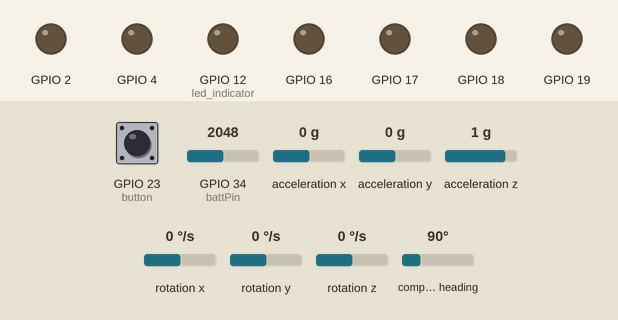
Recording of a sketch running on a simulated ESP32. On the bench: output pins drawn as LEDs (lit = HIGH). The inputs (shaded band) are chosen by the test bench; at power-on: GPIO 23 (button) HIGH, GPIO 34 (battPin) = 2048, acceleration x 0 g, acceleration y 0 g, acceleration z 1 g, rotation x 0 °/s, rotation y 0 °/s, rotation z 0 °/s, compass heading 90°. WiFi joins after 1.5 s; servers stay silent unless stated; random numbers use the default seed unless the sketch sets one; no MQTT or app messages arrive unless stated; what the sketch prints to the serial monitor is not drawn.

Above: at 2.7 s.
2.8 s: GPIO 23 (button) pulled LOW for 0.15 s
At 2.87 s:
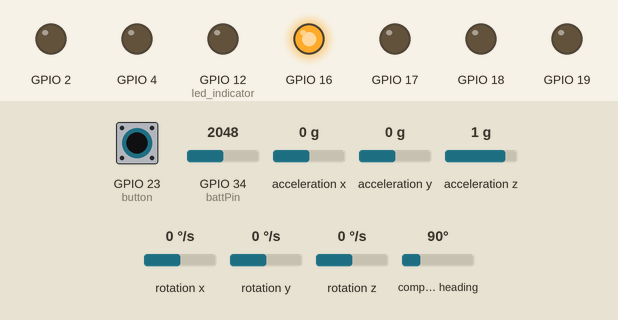
4.4 s: GPIO 23 (button) pulled LOW for 3.2 s
At 9.0 s:
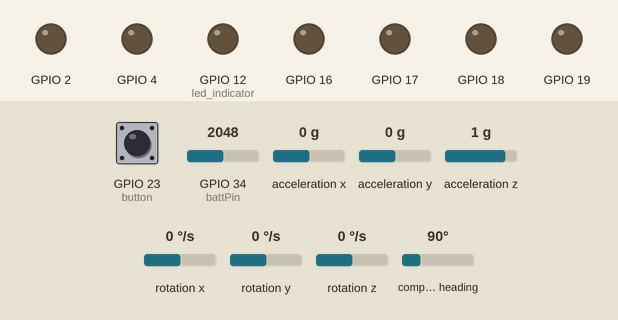
Timing chart, 0 to 10.5 s (numbered marks = the images above; inputs shaded):
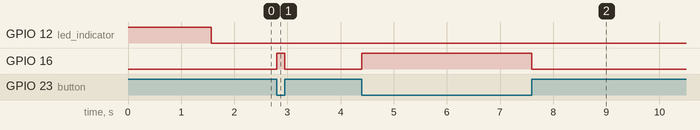

The sketch:

GetData2.ino
```cpp
//libraries
#include <MPU9250_asukiaaa.h>
#include <WiFi.h>
#include <PubSubClient.h>

#define _ESP32_HAL_I2C_H_   //define to enable the i2c pines
#define wifi_casa   //enabling the set ups of wifi
#define HR_node1 //wrist
//#define HR_node2 //upper arm

//#define wifi_lab

/**********PRe-processor variables*****************/
//variables for wifi
#ifdef wifi_casa
  const char* ssid = "jicamarca";
  const char* password = "radioobservatory";
  const char* mqtt_server = "test.mosquitto.org";
  //const char* mqtt_server = "192.168.0.7";
#endif

#ifdef wifi_lab
  const char* ssid = "LAB.ING.BIOMEDICA";
  const char* password = "MicroRobotica19";
  const char* mqtt_server = "test.mosquitto.org";
#endif

//variables for i2c-mpu9250
#ifdef _ESP32_HAL_I2C_H_
  #define SDA_PIN 21
  #define SCL_PIN 22
#endif

#ifdef HR_node1
  #define topic_hr "HR_node1"
#endif

#ifdef HR_node2
  #define topic_hr "HR_node2"
#endif
/*************Generals variables****************/
int battPin=34;
int led_indicator=12;
int size_gpio_leds=6;
int gpio_leds[6]={16,4,19,18,2,17};
int button=23;
uint8_t sensorId;
//variables for external interruption
bool fpress=true;
//variables for mpu9250
struct HRaccel{
  float x;
  float y;
  float z;
};

HRaccel m_accel;

struct HRgyros{
  float x;
  float y;
  float z;
};
HRgyros m_gyros;

/****definition of functions***********/
void confGPIO(int *pines, int size_i, boolean test=false);
float readBattery(int pin);
void clear_led(int *pin);
void plot_led(int *pin, byte val);
void led_plot_Battery();
void readAccel();
void readGyros();
void readMag();
void ypr(long dt);
void formatMessage(float ax, float ay, float az, float gx, float gy, float gz);
/**************************************/

/******Config especific variables for wifi*********/
WiFiClient espClient;
PubSubClient client(espClient);
long lastMsg = 0;
char msg[50];
int value = 0;
char msg_sms[200]="";

/******Config especific variables for mpu9250*********/
MPU9250_asukiaaa mySensor;
float aX, aY, aZ, aSqrt, gX, gY, gZ, mDirection, mX, mY, mZ;
int precBtn1 = HIGH;
double roll , pitch, yaw;
long pre_ts = 0;

float phi = 0;
float theta = 0;
float psi = 0;
float phi_n_1, theta_n_1, psi_n_1;
float phi_dot, theta_dot, psi_dot, phi_quat;
long gyro_x_cal, gyro_y_cal, gyro_z_cal;
float Q[4] = {1, 0, 0, 0} ;

float Q_dot [4] ;
float Q_pre [4] = {1, 0, 0, 0}  ;

long filtered_roll, filtered_pitch, filtered_yaw;
/***********External interruption***********/
void IRAM_ATTR isr(){
  //yield();
  //delay(100);
  if(fpress){
    led_plot_Battery(gpio_leds);

  }else{
    clear_led(gpio_leds);
  }
  fpress = not(fpress);
}
/***********************************************/

void setup() {
  //config serial
  Serial.begin(38400);
  while(!Serial);

  //config button-indictor leds
  pinMode(button, INPUT_PULLUP);//config for the button
  pinMode(led_indicator,OUTPUT);
  digitalWrite(led_indicator, 1);
  attachInterrupt(button, isr, CHANGE);

  //config gpio-indictor leds
  confGPIO(gpio_leds, size_gpio_leds);//the config of the leds
  //led_plot_Battery(gpio_leds);

  Serial.println("started");
  //enabling wifi
  setup_wifi();
  client.setServer(mqtt_server, 1883);
  client.setCallback(callback);

  //enabling mpu9250 module
  #ifdef _ESP32_HAL_I2C_H_ // For ESP32
    Wire.begin(SDA_PIN, SCL_PIN);
    mySensor.setWire(&Wire);
  #endif
  mySensor.beginAccel();
  mySensor.beginGyro();
  mySensor.beginMag();

  // You can set your own offset for mag values
  // mySensor.magXOffset = -50;
  // mySensor.magYOffset = -55;
  // mySensor.magZOffset = -10;
  pre_ts = millis();
}

void loop() {

  if (!client.connected()) {
    reconnect();
    Serial.print("START");
    Serial.print("ID sensor detected as?: ");
    Serial.println(mySensor.readId(&sensorId) == 0);
    digitalWrite(led_indicator,0);
  }
  client.loop();

  long now = millis();
  if (now - lastMsg > 50) {
    lastMsg = now;
    if(!mySensor.readId(&sensorId)){// && mySensor.accelUpdate() == 0 && mySensor.gyroUpdate() == 0){
      readAccel();
      readGyros();
      readMag();
      ypr(millis() -pre_ts);
      pre_ts = millis();
      //formatMessage(m_gyros.x, m_gyros.y, m_gyros.z, m_accel.x,m_accel.y,m_accel.z);//set the values in msg_sms
      //snprintf(msg_sms,200,"{'giros': [%f, %f,%f ], 'accel':[%f, %f, %f ]}", m_gyros.x, m_gyros.y, m_gyros.z, m_accel.x,m_accel.y,m_accel.z);
      snprintf(msg_sms,200,"{'angles': [%d, %d,%d ]}", filtered_roll, filtered_pitch, filtered_yaw);

      client.publish(topic_hr, msg_sms);
        //client.publish("MPU1", msg_sms);
    }
  }
}//fin de loop

/**************************************************/
/***************functions area********************/
/**************************************************/

/******************wifi functions**************/
void setup_wifi() {

  delay(10);
  // We start by connecting to a WiFi network
  Serial.println();
  Serial.print("Connecting to ");
  Serial.println(ssid);

  WiFi.begin(ssid, password);

  while (WiFi.status() != WL_CONNECTED) {
    delay(500);
    Serial.print(".");
  }

  randomSeed(micros());

  Serial.println("");
  Serial.println("WiFi connected");
  Serial.println("IP address: ");
  Serial.println(WiFi.localIP());
}

void callback(char* topic, byte* payload, unsigned int length) {
  Serial.print("Message arrived [");
  Serial.print(topic);
  Serial.print("] ");
  for (int i = 0; i < length; i++) {
    Serial.print((char)payload[i]);
  }
  Serial.println();

  // Switch on the LED if an 1 was received as first character
  if ((char)payload[0] == '1') {
  //  digitalWrite(BUILTIN_LED, LOW);   // Turn the LED on (Note that LOW is the voltage level
    // but actually the LED is on; this is because
    // it is active low on the ESP-01)
  } else {
    //digitalWrite(BUILTIN_LED, HIGH);  // Turn the LED off by making the voltage HIGH
  }

}

void reconnect() {
  // Loop until we're reconnected
  while (!client.connected()) {
    Serial.print("Attempting MQTT connection...");
    // Create a random client ID
    String clientId = "ESP8266Client-";
    clientId += String(random(0xffff), HEX);
    // Attempt to connect
    if (client.connect(clientId.c_str())) {
      Serial.println("connected");
      // Once connected, publish an announcement...
      //client.publish("outTopic", "hello world");
      // ... and resubscribe
      //client.subscribe("inTopic");
    } else {
      digitalWrite(led_indicator,1);
      Serial.print("failed, rc=");
      Serial.print(client.state());
      Serial.println(" try again in 5 seconds");
      // Wait 5 seconds before retrying
      delay(5000);
    }
  }
}

/**************function button*************************/
//currently, it doesn't have an use
void startBatch()
{
  Serial.println("STARTING BATCH");
}

// Sends the closed batch signal
void closeBatch()
{
  Serial.println("CLOSING BATCH");
}

void confGPIO(int *pines, int size_i, boolean test){
  for(int i=0;i<size_i;i++){
    pinMode(pines[i],OUTPUT);
  }

  if(test){
    boolean change=true;
    int rep=4;

    //first for
    for(int j=0;j<rep; j++){
        for (int i=0;i<size_i;i++){
          digitalWrite(pines[i],change);
        }
        delay(500);
        change=not(change);

        for (int i=0;i<size_i;i++){
          digitalWrite(pines[i],change);
        }
        delay(500);
        change=not(change);
    }

    //second for
    for(int j=0;j<rep; j++){
        for (int i=0;i<size_i;i++){
          digitalWrite(pines[i],1);
          delay(500);
          digitalWrite(pines[i],0);
        }
    }

  }
}
/*************led-button functions*********/
float readBattery(int pin){
  float bat=0;
  bat = analogRead(pin)*3.3/4096.0;//0-4096

  return bat;
}

void clear_led(int *pin){
  //val = 0b001110;
  for(int i=0;i<size_gpio_leds;i++){
    digitalWrite(pin[i],0);
  }
}

void plot_led(int *pin, byte val){
  //val = 0b001110;
  clear_led(pin);

  for(int i=0;i<size_gpio_leds;i++){
    digitalWrite(pin[i],(val&(0b000001<<i))>>i);
  }
}

void led_plot_Battery(int *pin){
  float lectbat = readBattery(battPin);
  if(lectbat > 3.2){
    //111111
    plot_led(pin, 0b111111);
    //plot_led(pin, 0b001111);
    //plot_led(pin, 0b000111);
  }else if(3.1<lectbat && lectbat<=3.2) {
    //001111
    plot_led(pin, 0b001111);
  }else if(2.6<lectbat && lectbat<=3.1){
    //000111
    plot_led(pin, 0b000111);
  }else{
    //000001
    plot_led(pin, 0b000001);
  }
}

/*********functions to read the values of mpu***/
void readAccel(){
  if (mySensor.accelUpdate() == 0) {
    //mySensor.accelUpdate();
    aX = mySensor.accelX();
    aY = mySensor.accelY();
    aZ = mySensor.accelZ();
    aSqrt = mySensor.accelSqrt();

    aX = aX/aSqrt;
    aY = aY/aSqrt;
    aZ = aZ/aSqrt;

/*
    Serial.print(" ");
    Serial.print(aX);
    Serial.print(" ");
    Serial.print(aY);
    Serial.print(" ");
    Serial.print(aZ);
*/
    m_accel.x=aX;
    m_accel.y=aY;
    m_accel.z=aZ;
  }
}

void readGyros(){
  if (mySensor.gyroUpdate() == 0) {
//    mySensor.gyroUpdate();

    gX = mySensor.gyroX()/57.3;
    gY = mySensor.gyroY()/57.3;
    gZ = mySensor.gyroZ()/57.3;
/*
    gX = mySensor.gyroX();
    gY = mySensor.gyroY();
    gZ = mySensor.gyroZ();
*/
    //float   nmag = sqrt(magX * magX + magY * magY + magZ * magZ);
/*
    Serial.print(" ");
    Serial.print(gX);
    Serial.print(" ");
    Serial.print(gY);
    Serial.print(" ");
    Serial.print(gZ);
    Serial.println(" END");
*/
    m_gyros.x=gX;
    m_gyros.y=gY;
    m_gyros.z=gZ;
  }
}


void readMag(){
  if (mySensor.magUpdate() == 0) {
    mX = mySensor.magX();
    mY = mySensor.magY();
    mZ = mySensor.magZ();
    mDirection = mySensor.magHorizDirection();

    float   nmag = sqrt(mX * mX + mY * mY + mZ * mZ);

    mX = mX / nmag;
    mY = mY / nmag;
    mZ = mZ / nmag;

    //Serial.println("magX: " + String(mX));
    //Serial.println("maxY: " + String(mY));
    //Serial.println("magZ: " + String(mZ));
    //Serial.println("horizontal direction: " + String(mDirection));
  }

}

void ypr(long dt){
  //Euler angle from accel

 pitch = atan2 (aY , ( sqrt ((aX * aX) + (aZ * aZ))));
 roll = atan2(-aX , ( sqrt((aY * aY) + (aZ * aZ))));


 // yaw from mag
 float Yh = (mY * cos(roll)) + (mZ * sin(roll));
 float Xh = (mX * cos(pitch)) + (mY * sin(roll) * sin(pitch)) + (mZ * cos(roll) * sin(pitch));

 yaw =  atan2(Yh, Xh);


 roll =  (0.98 * (roll + gX * dt / 1000.0f) + 0.02 * (aX)) * 57.3;
 pitch = (0.98 * (pitch + gY * dt / 1000.0f) + 0.02 * (aY)) * 57.3;
 yaw =   ((yaw + gZ * dt / 1000.0f) + 0.02 * (mZ)) * 57.3;
/*
 Serial.print("90, ");
 Serial.print(roll);
 Serial.print(",");
 Serial.print(pitch);
 Serial.print(",");
 Serial.print(yaw);
 Serial.println(", -90");
 */
 /*

   phi_quat = (0.98 * (phi_quat + gX * dt / 1000.0f) + 0.02 * (aX)) * 57.3;
   theta_quat = (0.98 * (theta_quat + gY * dt / 1000.0f) + 0.02 * (aY)) * 57.3;
   psi_quat = (0.98 * (psi_quat + gZ * dt / 1000.0f) + 0.02 * (mZ)) * 57.3;

 */

  // quaternions

  Q_dot[0] = -0.5 * ( (gX * Q_pre[1]) + (gY * Q_pre[2]) + (Q_pre[3] * gZ));
  Q_dot[1] = 0.5 * ( (gX * Q_pre[0]) + (gZ * Q_pre[2]) - (Q_pre[3] * gY));
  Q_dot[2] = 0.5 * ( (gY * Q_pre[0]) - (gZ * Q_pre[1]) + (Q_pre[3] * gX));
  Q_dot[3] = 0.5 * ( (gZ * Q_pre[0]) + (gY * Q_pre[1]) - (Q_pre[2] * gX));

  Q[0] = Q_pre[0] + (Q_dot[0] * dt / 1000.0);
  Q_pre[0] = Q[0];
  Q[1] = Q_pre[1] + (Q_dot[1] * dt / 1000.0);
  Q_pre[1] = Q[1];
  Q[2] = Q_pre[2] + (Q_dot[2] * dt / 1000.0);
  Q_pre[2] = Q[2];
  Q[3] = Q_pre[3] + (Q_dot[3] * dt / 1000.0);
  Q_pre[3] = Q[3];

  double n = (sqrt((Q[0] * Q[0]) + (Q[1] * Q[1]) + (Q[2] * Q[2]) + (Q[3] * Q[3])));
  float Q0 = Q[0] / n;
  float Q1 = Q[1] / n;
  float Q2 = Q[2] / n;
  float Q3 = Q[3] / n;

  phi_quat = atan2 (2 * ((Q0 * Q1) + (Q2 * Q3)), ((0.5f - Q1 * Q1 - Q2 * Q2)));
  float theta_quat = asin( 2 * ((Q0 * Q2) - (Q1 * Q3)));
  float psi_quat = atan2(2 * ((Q0 * Q3) + (Q1 * Q2)), ((0.5f - Q2 * Q2 + Q3 * Q3)));

  phi_quat = (0.98 * (phi_quat + gX * dt / 1000.0f) + 0.02 * (aX)) * 57.3;
  theta_quat = (0.98 * (theta_quat + gY * dt / 1000.0f) + 0.02 * (aY)) * 57.3;
  psi_quat = (0.98 *(psi_quat + gZ * dt / 1000.0f) + 0.02 * (mZ)) * 57.3;

  //Serial.println("90, "+String(phi_quat) + ',' + String(theta_quat) + ',' + String(psi_quat)+", -90");


  filtered_roll = 0.99 * (roll + roll * dt / 1000.0f) + 0.01 * (phi_quat);

  filtered_pitch = 0.99 * (pitch + pitch * dt / 1000.0f) + 0.01 * (theta_quat);

  filtered_yaw = 0.5 * (yaw + yaw * dt / 1000.0f) + 0.5 * (psi_quat);

  Serial.println("90, "+String(filtered_roll) + ',' + String(filtered_pitch) + ',' + String(filtered_yaw)+", -90");
  //Serial.println("90, "+String(filtered_pitch));


}

void formatMessage(float ax, float ay, float az, float gx, float gy, float gz){
  snprintf(msg_sms,100,"{'giros': [%f, %f,%f ], 'accel':[%f, %f, %f ]}", gx,gy,gz,ax,ay,az);


}
```

Measured:
- after the input at 2.8 s, GPIO 16: LOW → HIGH at once, → LOW 0.15 s later
- after the input at 4.4 s, GPIO 16: LOW → HIGH at once, → LOW 3.2 s later
